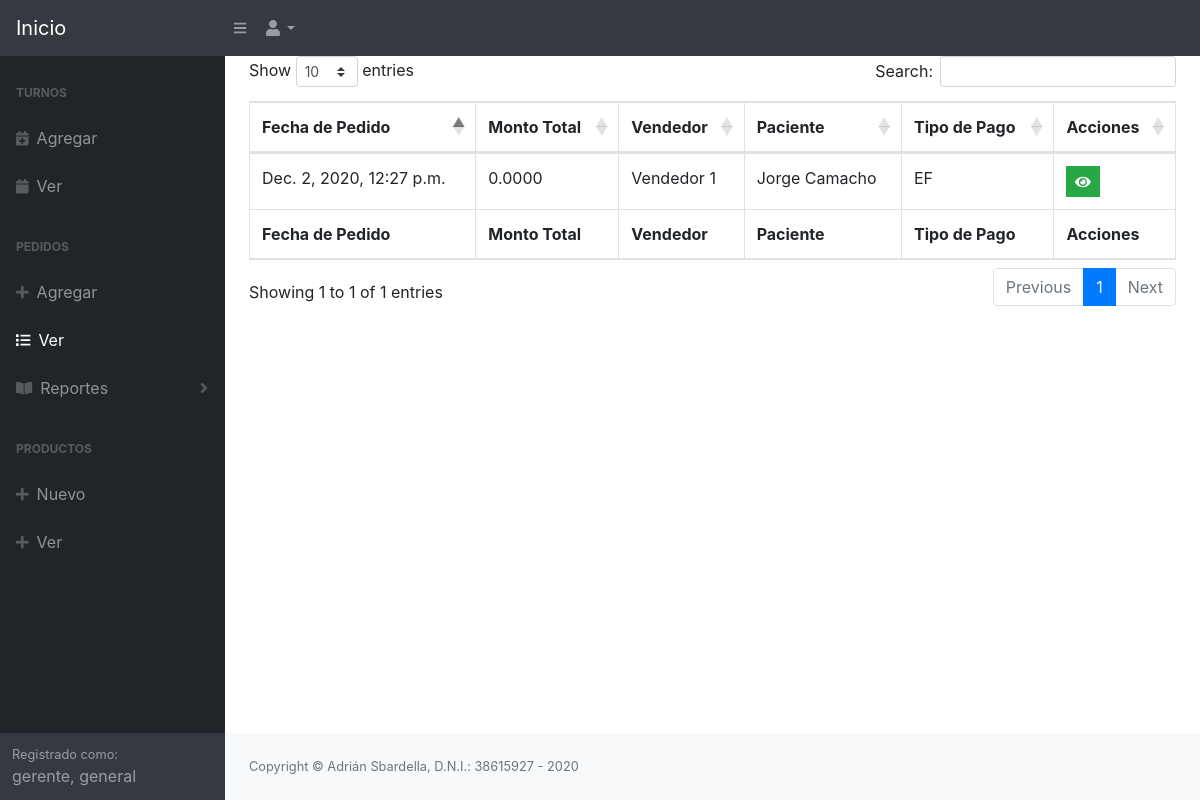
The page /lista_pedidos (signed in) on the database its author committed.
### optometria/models.py (models this page shows, shortened)
class Usuario(AbstractUser):
    first_name = None
    last_name = None
    username = models.CharField(max_length=32)
    nombre = models.CharField(max_length=200)
    password = models.CharField(max_length=256)
    email = models.CharField(max_length=200, unique=True, primary_key=True)
    apellido = models.CharField(max_length=200)
    telefono = models.CharField(max_length=200)
    fecha_nac = models.DateTimeField(default=None, blank=True, null=True)
    is_admin = False
    EMAIL_FIELD = 'email'
    USERNAME_FIELD = 'email'
    REQUIRED_FIELDS = ['nombre', 'apellido', 'username']

class Pedido(models.Model):
    fechaDePedido = models.DateTimeField()
    montoTotal = models.DecimalField(max_digits=19, decimal_places=4)
    vendedor = models.ForeignKey('Vendedor', null=True, on_delete=models.SET_NULL)
    paciente = models.ForeignKey('Paciente', null=True, on_delete=models.SET_NULL)
    CREDITO = 'CR'
    DEBITO = 'DB'
    VIRTUAL = 'VT'
    EFECTIVO = 'EF'
    MONEY_CHOICES = [
        (CREDITO, "Tarjeta de Credito"),
        (DEBITO, "Tarjeta de Debito"),
        (VIRTUAL, "Billetera Virtual"),
        (EFECTIVO, "Efectivo")
    ]
    tipoDePago = models.CharField(
        max_length=2,
        choices=MONEY_CHOICES,
        default=EFECTIVO
    )
    PENDIENTE = 'PT'
    PEDIDO = 'PD'
    TALLER = 'TL'
    FINALIZADO = 'FN'
    ESTADOS_DE_PEDIDO = [
        (PENDIENTE, "Pendiente"),
        (PEDIDO, "Pedido"),
        (TALLER, "Enviado a Taller"),
        (FINALIZADO, "Finalizado")
    ]
    estado = models.CharField(
        max_length=2,
        choices=ESTADOS_DE_PEDIDO,
        default=PENDIENTE
    )

class Vendedor(models.Model):
    usuario = models.OneToOneField('Usuario', on_delete=models.CASCADE, primary_key=True)
    def __str__(self):
        return self.usuario.nombre + " " + self.usuario.apellido

class Paciente(models.Model):
    dni = models.BigIntegerField()
    email = models.CharField(max_length=200)
    telefono = models.CharField(max_length=15)
    nombre = models.CharField(max_length=200)
    def __str__(self):
        return self.nombre

### optometria/views.py (the view)
# urls.py: path('lista_pedidos', views.lista_pedidos, name='lista_pedidos'),
def lista_pedidos(request):
	pedidos = Pedido.objects.all()
	return render(request, 'pedidos/lista_pedidos.html', {'pedidos': pedidos})

### optometria/templates/pedidos/lista_pedidos.html
{% extends "layout.html" %}
{% block content %}
    <div class="table-responsive">
        <table class="table table-bordered" id="dataTable" width="100%" cellspacing="0">
            <thead>
                <tr>
                    <th>Fecha de Pedido</th>
                    <th>Monto Total</th>
                    <th>Vendedor</th>
                    <th>Paciente</th>
                    <th>Tipo de Pago</th>
                    <th>Acciones</th>
                </tr>
            </thead>
            <tfoot>
                <tr>
                    <th>Fecha de Pedido</th>
                    <th>Monto Total</th>
                    <th>Vendedor</th>
                    <th>Paciente</th>
                    <th>Tipo de Pago</th>
                    <th>Acciones</th>
                </tr>
            </tfoot>
            <tbody>
                {% for pedido in pedidos %}
                <tr>
                    <td>{{ pedido.fechaDePedido }}</td>
                    <td>{{ pedido.montoTotal }}</td>
                    <td>{{ pedido.vendedor }}</td>
                    <td>{{ pedido.paciente }}</td>
                    <td>{{ pedido.tipoDePago }}</td>
                    <td><ul class="list-inline m-0">
                        <li class="list-inline-item">
                            <a class="btn btn-success btn-sm rounded-0" href={% url 'ver_pedido' id=pedido.id %} id="ver_turno_{{ pedido.id }}" title="Ver"><i class="fa fa-eye"></i></a>
                        </li>
                        </ul>
                    </td>
                </tr>
                {% endfor %}
            </tbody>
        </table>
{% endblock %}

### optometria/templates/layout.html (shortened to what this page needs)
<!DOCTYPE html>
<html lang="en">
    <head>
        {% load static %}
        <link href="{% static 'css/styles.css' %}" rel="stylesheet" />
        <link href="https://cdn.datatables.net/1.10.20/css/dataTables.bootstrap4.min.css" rel="stylesheet" />
    </head>
    <body class="sb-nav-fixed">
        <nav class="sb-topnav navbar navbar-expand navbar-dark bg-dark">
            <a class="navbar-brand" href="{% url 'index' %}">Inicio</a>
            <button class="btn btn-link btn-sm order-1 order-lg-0" id="sidebarToggle" href="#"><i class="fas fa-bars"></i></button>
            <ul class="navbar-nav ml-auto ml-md-0">
                <li class="nav-item dropdown">
                    <a class="nav-link dropdown-toggle" id="userDropdown" href="#" role="button" data-toggle="dropdown" aria-haspopup="true" aria-expanded="false"><i class="fas fa-user fa-fw"></i></a>
                </li>
            </ul>
        </nav>
        <div id="layoutSidenav">
            <div id="layoutSidenav_nav">
                <nav class="sb-sidenav accordion sb-sidenav-dark" id="sidenavAccordion">
                    <div class="sb-sidenav-menu">
                        <div class="nav">
                            {% if request.user.secretaria or request.user.gerente %}
                            <div class="sb-sidenav-menu-heading">Turnos</div>
                            <a class="nav-link" href="{% url 'nuevo_turno' %}">
                                <div class="sb-nav-link-icon"><i class="fas fa-calendar-plus"></i></div>
                                Agregar
                            </a>
                            <a class="nav-link" href="{% url 'lista_turno' %}">
                              <div class="sb-nav-link-icon"><i class="fas fa-calendar"></i></div>
                              Ver
                            </a>
                            {% endif %}
                            <div class="sb-sidenav-menu-heading">Pedidos</div>
                                {% if request.user.vendedor or request.user.gerente %}
                            <a class="nav-link" href="{% url 'nuevo_pedido' %}">
                              <div class="sb-nav-link-icon"><i class="fas fa-plus"></i></div>
                              Agregar
                            </a>
                            {% endif %}
                            {% if request.user.tecnico or request.user.vendedor or request.user.gerente %}
                            <a class="nav-link" href="{% url 'lista_pedidos' %}">
                              <div class="sb-nav-link-icon"><i class="fas fa-list"></i></div>
                              Ver
                            </a>
                            {% endif %}
                            {% if request.user.gerente %}
                            <a class="nav-link collapsed" href="#" data-toggle="collapse" data-target="#collapsePages" aria-expanded="false" aria-controls="collapsePages">
                              <div class="sb-nav-link-icon"><i class="fas fa-book-open"></i></div>
                              Reportes
                              <div class="sb-sidenav-collapse-arrow"><i class="fas fa-angle-down"></i></div>
                            </a>
                            {% endif %}
                          <div class="sb-sidenav-menu-heading">Productos</div>
                            {% if request.user.gerente %}
                            <a class="nav-link" href="index.html">
                                <div class="sb-nav-link-icon"><i class="fas fa-plus"></i></div>
                                Nuevo
                            </a>
                            {% endif %}
                            {% if request.user.gerente %}
                            <a class="nav-link" href="index.html">
                                <div class="sb-nav-link-icon"><i class="fas fa-plus"></i></div>
                                Ver
                            </a>
                            {% endif %}
                        </div>
                    </div>
                    <div class="sb-sidenav-footer">
                        {% if request.user.is_authenticated %}
                            <div class="small">Registrado como:</div>
                            {{ request.user.nombre }}, {{ request.user.apellido }}
                        {% else %}
                            <div class="small">Sin usuario registrado:</div>
                        {% endif %}
                    </div>
                </nav>
            </div>
            <div id="layoutSidenav_content">
                <main>
                    <div class="container-fluid">
                        {% block content %}
                        {% endblock %}
                    </div>
                </main>
                <footer class="py-4 bg-light mt-auto">
                    <div class="container-fluid">
                        <div class="d-flex align-items-center justify-content-between small">
                            <div class="text-muted">Copyright &copy; Adrián Sbardella, D.N.I.: 38615927 - 2020</div>
                        </div>
                    </div>
                </footer>
            </div>
        </div>
    </body>
</html>
</body>
</html>

### rows shown on the page
Usuario: user.nombre "gerente", user.apellido "general"
Pedido: fechaDePedido "Dec. 2, 2020, 12:27 p.m.", montoTotal "0.0000", vendedor "Vendedor 1", paciente "Jorge Camacho", tipoDePago "EF"
